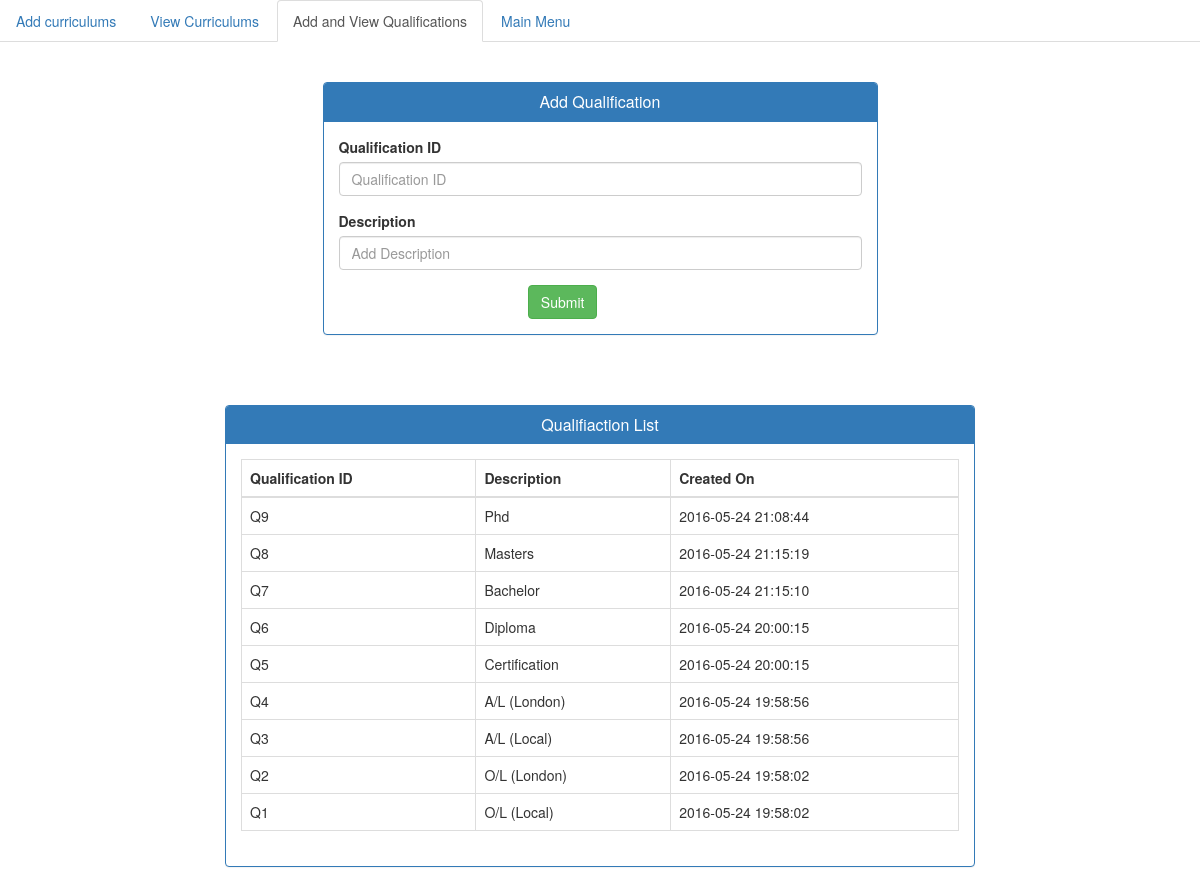
The app's page /vexpo/qualification.php with its own data.
### tables this page shows
CREATE TABLE IF NOT EXISTS `qualification` (
  `qualification_Id` varchar(5) NOT NULL,
  `description` varchar(250) NOT NULL,
  `created_at` timestamp NOT NULL DEFAULT CURRENT_TIMESTAMP ON UPDATE CURRENT_TIMESTAMP,
  `updated_at` timestamp NOT NULL DEFAULT '0000-00-00 00:00:00',
  PRIMARY KEY (`qualification_Id`)
);

### vexpo/qualification.php (the view, shortened to what this page needs)
<?php
$con = mysqli_connect("vexpo.futureminds.lk","vexpofuturemind_Isira","test@1992","vexpofuturemind_jayandb");
$sql3 = "SELECT qualification_Id, description, created_at FROM qualification ORDER BY qualification_Id DESC";
$res3 = mysqli_query($con,$sql3) or die(mysqli_error($con));
 ?>
<!DOCTYPE HTML>
<html>
  <head>
      <link href="https://maxcdn.bootstrapcdn.com/bootstrap/3.3.6/css/bootstrap.min.css" rel="stylesheet">
  </head>
  <body>
    <ul class="nav nav-tabs">
        <li role="presentation"><a href="curriculum.php">Add curriculums </a></li>
        <li role="presentation"><a href="viewCurriculum.php"> View Curriculums </a></li>
        <li role="presentation"  class="active"><a href="qualification.php"> Add and View Qualifications</a></li>
          <li role="presentation"><a href="index.php"> Main Menu </a></li>
    </ul>
            <div class="container">
            <br/>
            <br/>
            <div class="row">
          <div class="col-sm-6 col-sm-offset-3">
            <div class="panel panel-primary">
                <div class="panel-heading">  <h4 class="panel-title" align="center"> Add Qualification  </h4></div>
            <div class="panel-body">
              <form action="qualification.php" method="post">
                <div class="form-group">
                <label > Qualification ID </label>
                <input type="text" name="qualId" class="form-control" id="qualIdId" placeholder="Qualification ID">
                </div>
                <div class="form-group">
                <label > Description </label>
                <input type="text" name="descript" class="form-control" id="descript" placeholder="Add Description">
                </div>
                      <div class="col-sm-4 col-sm-offset-4">
                      <button type="submit" class="btn btn-success" name="submit">Submit</button>
                    </div>
              </form>
            </div>
            </div>
            <div class="row">
            </div>
          </div>
          </div>
          <br/>
          <br/>
          <div class="row">
              <div class="col-sm-8 col-sm-offset-2">
                <div class="panel panel-primary">
                    <div class="panel-heading">  <h4 class="panel-title" align="center"> Qualifiaction List  </h4></div>
                <div class="panel-body">
                  <div class="table-responsive">
                               <table class="table table-bordered">
                                   <thead>
                                       <tr>
                                           <th>Qualification ID</th>
                                           <th>Description</th>
                                           <th>Created On </th>
                                       </tr>
                                   </thead>
                                   <tbody>
                                  <?php
                                    if(isset($res3)){
                                     while (($row = mysqli_fetch_array($res3)) != null)
                                         {
                                           echo "<tr>";
                                           echo "<td>{$row['qualification_Id']}</td>";
                                           echo "<td>{$row['description']}</td>";
                                           echo "<td>{$row['created_at']}</td>";
                                           echo "</tr>";
                                         } }
                                  ?>
                                   </tbody>
                               </table>
                           </div>
                </div>
                </div>
              </div>
          </div>
        </div>
  </body>
</html>

### records on screen
qualification: qualification_Id "Q9", description "Phd", created_at "2016-05-24 21:08:44"
qualification: qualification_Id "Q8", description "Masters", created_at "2016-05-24 21:15:19"
qualification: qualification_Id "Q7", description "Bachelor", created_at "2016-05-24 21:15:10"
qualification: qualification_Id "Q6", description "Diploma", created_at "2016-05-24 20:00:15"
qualification: qualification_Id "Q5", description "Certification", created_at "2016-05-24 20:00:15"
qualification: qualification_Id "Q4", description "A/L (London)", created_at "2016-05-24 19:58:56"
qualification: qualification_Id "Q3", description "A/L (Local)", created_at "2016-05-24 19:58:56"
qualification: qualification_Id "Q2", description "O/L (London)", created_at "2016-05-24 19:58:02"
qualification: qualification_Id "Q1", description "O/L (Local)", created_at "2016-05-24 19:58:02"
